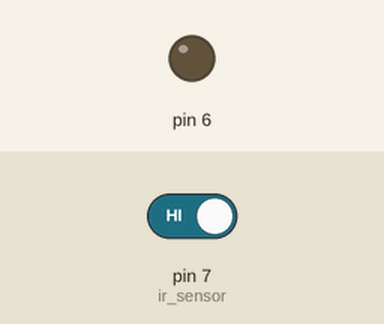
The sketch below on a simulated Arduino Uno, built with avr-gcc and run on an emulated ATmega328P. Shown: output pins drawn as LEDs (lit = HIGH). Inputs (shaded band) come from the test bench; at power-on: pin 7 (ir_sensor) HIGH.

Above: at 1.2 s.
1.3 s: pin 7 (ir_sensor) driven LOW
At 1.8 s:
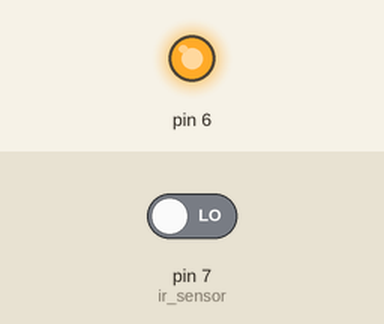
2.8 s: pin 7 (ir_sensor) driven HIGH
At 4.1 s:
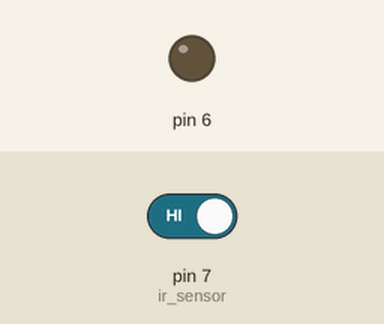
Timing chart, 0 to 5.8 s (numbered marks = the images above; inputs shaded):
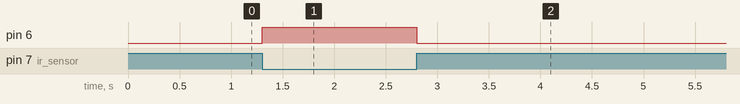

Measured:
- after the input at 1.3 s, pin 6: LOW → HIGH at once
- after the input at 2.8 s, pin 6: HIGH → LOW at once

The sketch:

ir_sensor.ino
```cpp
int ir_sensor = 7;
void setup() {
  pinMode(ir_sensor,INPUT);
  //42 for light and 6 for sound
  pinMode(6,OUTPUT);
}

void loop() {
  int data = digitalRead(ir_sensor);
  if(data==0)
  {
    digitalWrite(6,HIGH);
    Serial.println("Detecting");
  }
  else if(data==1)
  {
    digitalWrite(6,LOW);
    Serial.println("Not Detecting");
  }
  //Serial.println(data);
}
```
